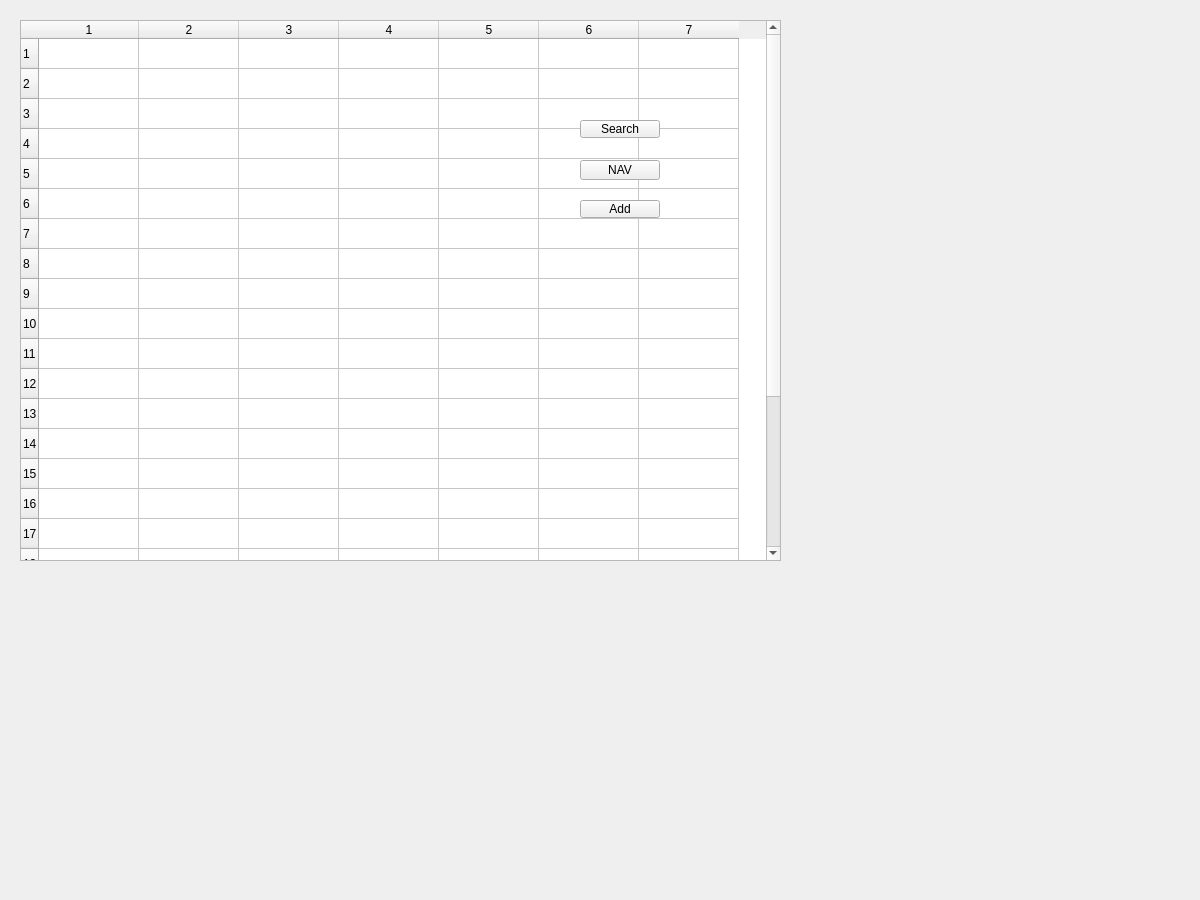
<?xml version="1.0" encoding="UTF-8"?>
<ui version="4.0">
 <class>MainWindow</class>
 <widget class="QMainWindow" name="MainWindow">
  <property name="geometry">
   <rect>
    <x>0</x>
    <y>0</y>
    <width>1200</width>
    <height>900</height>
   </rect>
  </property>
  <property name="windowTitle">
   <string>Calendar</string>
  </property>
  <widget class="QWidget" name="centralwidget">
   <widget class="QTableWidget" name="m_tableWidget">
    <property name="geometry">
     <rect>
      <x>20</x>
      <y>20</y>
      <width>761</width>
      <height>541</height>
     </rect>
    </property>
    <property name="rowCount">
     <number>24</number>
    </property>
    <property name="columnCount">
     <number>7</number>
    </property>
    <row/>
    <row/>
    <row/>
    <row/>
    <row/>
    <row/>
    <row/>
    <row/>
    <row/>
    <row/>
    <row/>
    <row/>
    <row/>
    <row/>
    <row/>
    <row/>
    <row/>
    <row/>
    <row/>
    <row/>
    <row/>
    <row/>
    <row/>
    <row/>
    <column/>
    <column/>
    <column/>
    <column/>
    <column/>
    <column/>
    <column/>
    <item row="0" column="0">
     <property name="text">
      <string/>
     </property>
    </item>
   </widget>
   <widget class="QPushButton" name="pushButton">
    <property name="geometry">
     <rect>
      <x>580</x>
      <y>120</y>
      <width>80</width>
      <height>18</height>
     </rect>
    </property>
    <property name="text">
     <string>Search</string>
    </property>
   </widget>
   <widget class="QPushButton" name="pushButton_2">
    <property name="geometry">
     <rect>
      <x>580</x>
      <y>160</y>
      <width>80</width>
      <height>20</height>
     </rect>
    </property>
    <property name="text">
     <string>NAV</string>
    </property>
   </widget>
   <widget class="QPushButton" name="pushButton_3">
    <property name="geometry">
     <rect>
      <x>580</x>
      <y>200</y>
      <width>80</width>
      <height>18</height>
     </rect>
    </property>
    <property name="text">
     <string>Add</string>
    </property>
   </widget>
  </widget>
 </widget>
 <resources/>
 <connections/>
</ui>
